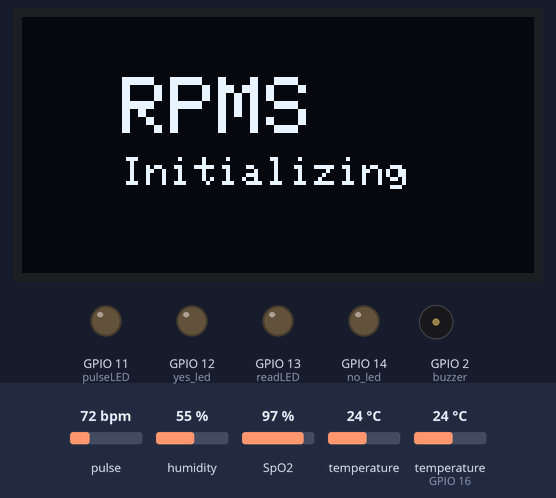
A sketch run on a simulated ESP32-S3. On the bench: 128×64 one-colour display, output pins drawn as LEDs (lit = HIGH), buzzer (waves = sounding, pin HIGH). Dashed ring = blinking. Inputs (shaded band) come from the test bench; at power-on: pulse 72 bpm, humidity 55 %, SpO2 97 %, temperature 24 °C, temperature (sensor on GPIO 16) 24 °C. WiFi joins after 1.5 s; servers stay silent unless stated; the local clock reads 2024-03-15 10:24:30 at power-on unless the sketch sets it; what the sketch prints to the serial monitor is not drawn.

Above: at 1.1 s.
At 4.5 s:
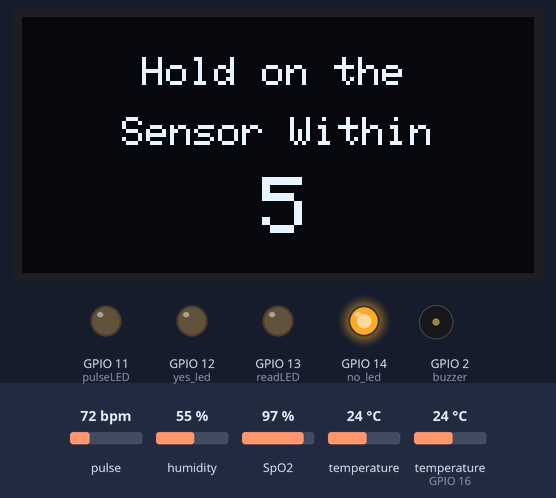
4.6 s: pulse set to 118 bpm
At 4.6 s:
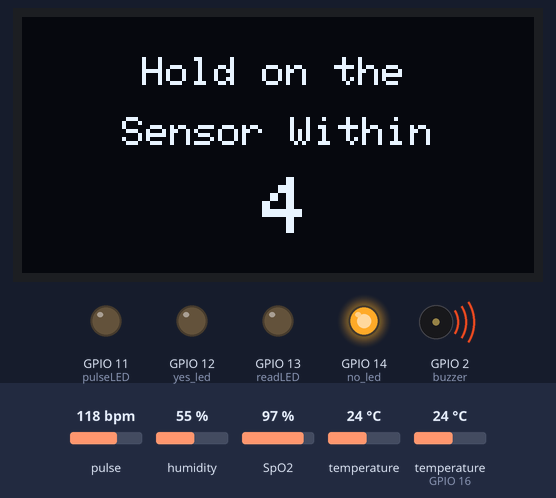
At 15.2 s:
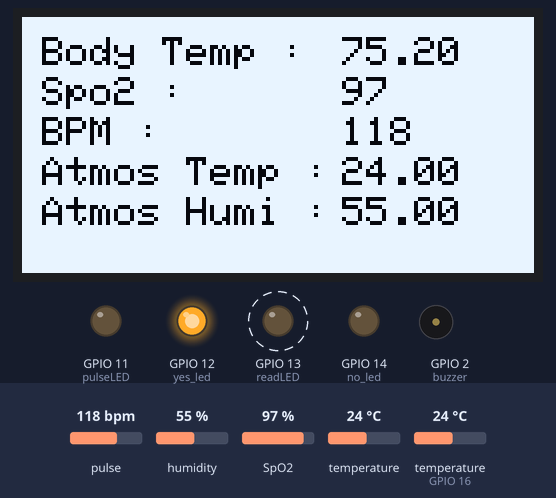
16.3 s: pulse set to 122 bpm
Timing chart, 0 to 25.4 s (numbered marks = the images above; inputs shaded):
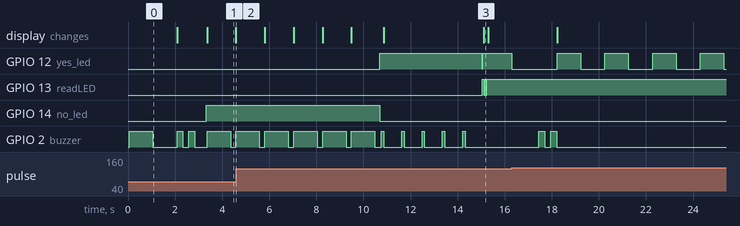

The sketch:

finalfinal.ino
```cpp
#include <WiFi.h>
#include <Wire.h>
#include <string.h>
#include<FirebaseESP32.h>
#include <Adafruit_GFX.h>
#include <Adafruit_SSD1306.h>
#include <Adafruit_Sensor.h>
#include "MAX30105.h"
#include "spo2_algorithm.h"
#include "DHT.h"
#include "time.h"
#include "addons/TokenHelper.h"
#include "addons/RTDBHelper.h"

const char * ntpServer = "time.google.com";

#define REPORTING_PERIOD_MS 1000
#define MAX_BRIGHTNESS 255
#define DHT11PIN 16
#define SCREEN_WIDTH 128 // OLED display width, in pixels
#define SCREEN_HEIGHT 64 // OLED display height, in pixels
#define OLED_RESET - 1 // Reset pin # (or -1 if sharing Arduino reset pin)
#define API_KEY "AIzaSyBgaiX0lXGlB0UWfTmESvb3Gykywy8yp1k"
#define DATABASE_URL "https://service-learning-3bb28-default-rtdb.asia-southeast1.firebasedatabase.app"

Adafruit_SSD1306 display(SCREEN_WIDTH, SCREEN_HEIGHT, & Wire, OLED_RESET);

uint32_t tsLastReport = 0;
DHT dht(DHT11PIN, DHT11);

//Define Firebase Data object
FirebaseData fbdo;
FirebaseAuth auth;
FirebaseConfig config;
FirebaseJsonArray arr;

MAX30105 particleSensor;

uint32_t irBuffer[100]; //infrared LED sensor data
uint32_t redBuffer[100]; //red LED sensor data
int32_t bufferLength; //data length
int32_t spo2; //SPO2 value
int8_t validSPO2; //indicator to show if the SPO2 calculation is valid
int32_t heartRate; //heart rate value
int8_t validHeartRate; //indicator to show if the heart rate calculation is valid
byte pulseLED = 11; //Must be on PWM pin
byte readLED = 13; //Blinks with each data read
byte yes_led = 12;
byte no_led = 14;

float temperature, humidity, BPM, SpO2, bodytemperature, humi, temp;

/*Put your SSID & Password*/
const char * ssid = "RPMS"; // Enter SSID here
const char * password = "12345678"; //Enter Password here

unsigned long sendDataPrevMillis = 0;
int count = 0;
bool signupOK = false;

void setup() {
  Serial.begin(115200);
  pinMode(2, OUTPUT); //buzzer
  Serial.println("Connecting to ");
  Serial.println(ssid);

  //connect to your local wi-fi network
  WiFi.begin(ssid, password);
  dht.begin();
  display.begin(SSD1306_SWITCHCAPVCC, 0x3C);

  configTime(0, 3600, ntpServer);

  display.clearDisplay();
  display.setCursor(25, 15);
  display.setTextSize(2);
  display.setTextColor(WHITE);
  display.println("RPMS");
  display.setCursor(25, 35);
  display.setTextSize(1);
  display.print("Initializing");
  display.display();
  digitalWrite(2, HIGH);
  delay(1000);
  digitalWrite(2, LOW);
  delay(1000);

  pinMode(yes_led, OUTPUT);
  pinMode(no_led, OUTPUT);

  //check wi-fi is connected to wi-fi network
  while (WiFi.status() != WL_CONNECTED) {
    Serial.print(".");
    display.clearDisplay();
    display.setCursor(25, 15);
    display.setTextSize(2);
    display.setTextColor(WHITE);
    display.println("WIFI");
    display.setCursor(25, 35);
    display.setTextSize(1);
    display.print("Connecting...");
    display.display();
    delay(300);
  }
  Serial.println();
  Serial.print("Connected with IP: ");
  Serial.println(WiFi.localIP());
  display.clearDisplay();
  display.setCursor(25, 15);
  display.setTextSize(2);
  display.setTextColor(WHITE);
  display.println("WIFI");
  display.setCursor(25, 35);
  display.setTextSize(1);
  display.print("Connected!");
  display.display();
  Serial.println();
  digitalWrite(2, HIGH);
  delay(250);
  digitalWrite(2, LOW);
  delay(250);
  digitalWrite(2, HIGH);
  delay(250);
  digitalWrite(2, LOW);
  delay(500);

  config.api_key = API_KEY;
  /* Assign the RTDB URL (required) */
  config.database_url = DATABASE_URL;

  pinMode(pulseLED, OUTPUT);
  pinMode(readLED, OUTPUT);

  // Initialize max30102 sensor
  if (!particleSensor.begin(Wire, I2C_SPEED_FAST)) //Use default I2C port, 400kHz speed
  {
    Serial.println(F("MAX30102 was not found. Please check wiring/power."));

  }

  /* Sign up */
  if (Firebase.signUp( & config, & auth, "", "")) {
    Serial.println("ok");
    signupOK = true;
  } else {
    Serial.printf("%s\n", config.signer.signupError.message.c_str());
  }
  /* Assign the callback function for the long running token generation task */
  config.token_status_callback = tokenStatusCallback; //see addons/TokenHelper.h
  Firebase.begin( & config, & auth);
  Firebase.reconnectWiFi(true);

  byte ledBrightness = 60; //Options: 0=Off to 255=50mA
  byte sampleAverage = 4; //Options: 1, 2, 4, 8, 16, 32
  byte ledMode = 2; //Options: 1 = Red only, 2 = Red + IR, 3 = Red + IR + Green
  byte sampleRate = 100; //Options: 50, 100, 200, 400, 800, 1000, 1600, 3200
  int pulseWidth = 411; //Options: 69, 118, 215, 411
  int adcRange = 4096; //Options: 2048, 4096, 8192, 16384

  particleSensor.setup(ledBrightness, sampleAverage, ledMode, sampleRate, pulseWidth, adcRange); //Configure sensor with these settings
  particleSensor.enableDIETEMPRDY();
}
void loop() {
  if (WiFi.status() != WL_CONNECTED) {
    setup();
  }
  //  String uploadTime = "patients/UVwM6K7LKFd6gBcRWICCAzA3dOH2/values/"+printLocalTime();
  bufferLength = 100; //buffer length of 100 stores 4 seconds of samples running at 25sps

  int counter = 5;
  bool cont = false;
  while (cont == false) {
    digitalWrite(no_led, HIGH);
    digitalWrite(yes_led, LOW);
    display.clearDisplay();
    display.invertDisplay(false);
    display.setTextSize(1.9);
    display.setTextColor(WHITE);
    display.setCursor(30, 10);
    display.clearDisplay();
    display.println("Hold on the");
    display.setCursor(25, 25);
    display.println("Sensor Within");
    display.setCursor(60, 40);
    display.setTextSize(2);
    display.println(counter);
    display.display();
    digitalWrite(2, HIGH);
    delay(1000);
    digitalWrite(2, LOW);
    delay(200);
    counter = counter - 1;
    if (counter < 0) {
      cont = true;
    }
  }

  //read the first 100 samples, and determine the signal range
  for (byte i = 0; i < bufferLength; i++) {
    digitalWrite(no_led, LOW);
    digitalWrite(yes_led, HIGH);
    while (particleSensor.available() == false) //do we have new data?
      particleSensor.check(); //Check the sensor for new data

    redBuffer[i] = particleSensor.getRed();
    irBuffer[i] = particleSensor.getIR();
    particleSensor.nextSample(); //We're finished with this sample so move to next sample

    Serial.print(F("red="));
    Serial.print(redBuffer[i], DEC);
    Serial.print(F(", ir="));
    Serial.println(irBuffer[i], DEC);
    display.clearDisplay();
    display.invertDisplay(false);
    display.setTextSize(1.9);
    display.setTextColor(WHITE);
    display.setCursor(34, 20);
    display.clearDisplay();
    display.println("Wait for");
    display.setCursor(20, 35);
    display.println("few seconds...");
    display.display();
    if (i % 20 == 0) {
      digitalWrite(2, HIGH);
      delay(100);
      digitalWrite(2, LOW);
    }
  }

  //calculate heart rate and SpO2 after first 100 samples (first 4 seconds of samples)

  //Continuously taking samples from MAX30102.  Heart rate and SpO2 are calculated every 1 second

  while (1)
  {
    digitalWrite(no_led, LOW);
      digitalWrite(yes_led, LOW);
    maxim_heart_rate_and_oxygen_saturation(irBuffer, bufferLength, redBuffer, & spo2, & validSPO2, & heartRate, & validHeartRate);
    long irValue = particleSensor.getIR();
    //dumping the first 25 sets of samples in the memory and shift the last 75 sets of samples to the top
    if (irValue > 7000)
    {
      digitalWrite(no_led, LOW);
      digitalWrite(yes_led, HIGH);
      for (byte i = 25; i < 100; i++)
      {
        redBuffer[i - 25] = redBuffer[i];
        irBuffer[i - 25] = irBuffer[i];
      }

      //take 25 sets of samples before calculating the heart rate.
      for (byte i = 95; i < 100; i++)
      {
        while (particleSensor.available() == false) //do we have new data?
          particleSensor.check(); //Check the sensor for new data

        digitalWrite(readLED, !digitalRead(readLED)); //Blink onboard LED with every data read

        redBuffer[i] = particleSensor.getRed();
        irBuffer[i] = particleSensor.getIR();
        particleSensor.nextSample(); //We're finished with this sample so move to next sample

        //send samples and calculation result to terminal program through UART
        Serial.print(F("red="));
        Serial.print(redBuffer[i], DEC);
        Serial.print(F(", ir="));
        Serial.print(irBuffer[i], DEC);

        Serial.print(F(", HR="));
        Serial.print(heartRate, DEC);

        Serial.print(F(", HRvalid="));
        Serial.print(validHeartRate, DEC);

        Serial.print(F(", SPO2="));
        Serial.print(spo2, DEC);

        Serial.print(F(", SPO2Valid="));
        Serial.println(validSPO2, DEC);
        bodytemperature = particleSensor.readTemperatureF();
        humi = dht.readHumidity();
        temp = dht.readTemperature();
        display.clearDisplay();
        display.invertDisplay(true);
        display.setTextSize(1);
        display.setTextColor(WHITE);
        display.setCursor(5, 5);
        display.println("Body Temp : ");
        display.setCursor(80, 5);
        display.print(bodytemperature);
        display.setCursor(5, 15);
        display.println("Spo2 : ");
        display.setCursor(80, 15);
        if (spo2 < 0) {
          display.print("INVALID");
        } else {
          display.print(spo2);
        }
        display.setCursor(5, 25);
        display.println("BPM : ");
        display.setCursor(80, 25);
        if (heartRate < 0) {
          display.print("INVALID");
        } else {
          display.print(heartRate);
        }
        display.setCursor(5, 35);
        display.println("Atmos Temp : ");
        display.setCursor(80, 35);
        display.print(temp);
        display.setCursor(5, 45);
        display.println("Atmos Humi : ");
        display.setCursor(80, 45);
        display.print(humi);
        display.display();
      }
      if (validSPO2 && validHeartRate && spo2 > 85 && heartRate < 120) {
        Serial.println("Break!!!!!!!!!!!!!!!!!!!!!!!!!!");
        break;
      }
      maxim_heart_rate_and_oxygen_saturation(irBuffer, bufferLength, redBuffer, & spo2, & validSPO2, & heartRate, & validHeartRate);
    } else {
      digitalWrite(no_led, HIGH);
      digitalWrite(yes_led, LOW);
      Serial.println("PLACE YOUR FINGER!");
      display.clearDisplay();
      display.invertDisplay(true);
      display.setTextSize(2);
      display.setTextColor(WHITE);
      display.setCursor(5, 15);
      display.clearDisplay();
      display.println("Place your");
      display.setCursor(25, 35);
      display.print("Finger!");
      display.display();
    }
    //After gathering 25 new samples recalculate HR and SP02
  }

  Serial.println("_______________________________________");
  if (millis() - tsLastReport > REPORTING_PERIOD_MS) {
    Serial.print("BPM: ");
    Serial.println(heartRate);

    Serial.print("SpO2: ");
    Serial.print(spo2);
    Serial.println("%");

    Serial.print("Body Temperature: ");
    Serial.print(bodytemperature);
    Serial.println("°F");

    Serial.print("Atmospheric Temperature: ");
    Serial.print(temp);
    Serial.println("°C");

    Serial.print("Atmospheric Humidity: ");
    Serial.print(humi);
    Serial.println("%");

    if (Firebase.ready() && signupOK) {
      sendDataPrevMillis = millis();
      display.clearDisplay();
      display.invertDisplay(false);
      display.setTextSize(1.9);
      display.setTextColor(WHITE);
      display.setCursor(25, 25);
      display.clearDisplay();
      display.println("Uploading...");
      display.display();
      arr.add(heartRate);
      arr.add(spo2);
      arr.add(bodytemperature);
      arr.add(temp);
      arr.add(humi);
      digitalWrite(no_led, LOW);
      digitalWrite(yes_led, HIGH);
      delay(1000);
      digitalWrite(no_led, LOW);
      digitalWrite(yes_led, LOW);
      delay(1000);

      struct tm time;

      if(!getLocalTime(&time)){
         Serial.println("Could not obtain time info");
      }
      Serial.print(time.tm_mday);
      Serial.print("-");
      Serial.print(time.tm_mon+1);
      Serial.print("-");
      Serial.println(time.tm_year+1900);

      if (Firebase.setArray(fbdo, "/patients/UVwM6K7LKFd6gBcRWICCAzA3dOH2/values/" + String(time.tm_mday), arr)){
        Serial.println("PASSED");
        Serial.println("PATH: " + fbdo.dataPath());
        Serial.println("TYPE: " + fbdo.dataType());
      } else {
        Serial.println("FAILED");
        Serial.println("REASON: " + fbdo.errorReason());
        display.clearDisplay();
        digitalWrite(2, HIGH);
        delay(2000);
        digitalWrite(2, LOW);
        delay(100);
        while (1) {
          display.invertDisplay(false);
          display.setTextSize(1.9);
          display.setTextColor(WHITE);
          display.setCursor(30, 25);
          display.clearDisplay();
          display.println("Check your");
          display.setCursor(5, 40);
          display.println("Network Connection:(");
          display.display();
          digitalWrite(no_led, HIGH);
          digitalWrite(yes_led, LOW);
          delay(1000);
          digitalWrite(no_led, LOW);
          digitalWrite(yes_led, LOW);
          delay(1000);
        }
      }
    } else {
      digitalWrite(2, HIGH);
      delay(2000);
      digitalWrite(2, LOW);
      delay(100);
      while (1) {
        display.clearDisplay();
        display.invertDisplay(false);
        display.setTextSize(1.9);
        display.setTextColor(WHITE);
        display.setCursor(30, 25);
        display.clearDisplay();
        display.println("Check your");
        display.setCursor(5, 40);
        display.println("Network Connection:(");
        display.display();
        digitalWrite(no_led, HIGH);
        digitalWrite(yes_led, LOW);
        delay(1000);
        digitalWrite(no_led, LOW);
        digitalWrite(yes_led, LOW);
        delay(1000);
      }
    }
    digitalWrite(2, HIGH);
    delay(250);
    digitalWrite(2, LOW);
    delay(250);
    digitalWrite(2, HIGH);
    delay(250);
    digitalWrite(2, LOW);
    while (1) {
      display.clearDisplay();
      display.invertDisplay(false);
      display.setTextSize(1.9);
      display.setTextColor(WHITE);
      display.setCursor(18, 25);
      display.clearDisplay();
      display.println("Done Uploading :)");
      display.display();
      digitalWrite(no_led, LOW);
      digitalWrite(yes_led, HIGH);
      delay(1000);
      digitalWrite(no_led, LOW);
      digitalWrite(yes_led, LOW);
      delay(1000);
    }
    tsLastReport = millis();
  }
}
```

Measured:
- what the display in image 1 shows lasts 1.2 s, from 3.4 s to 4.6 s
